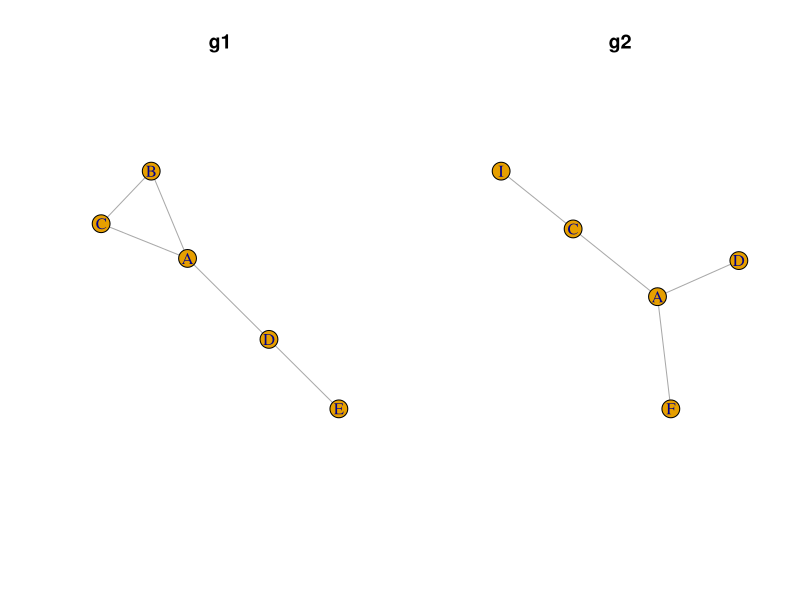
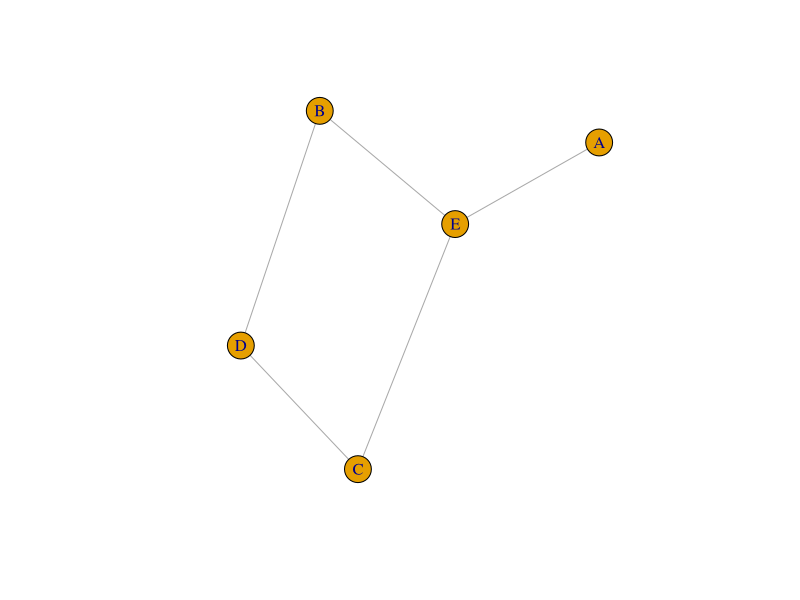
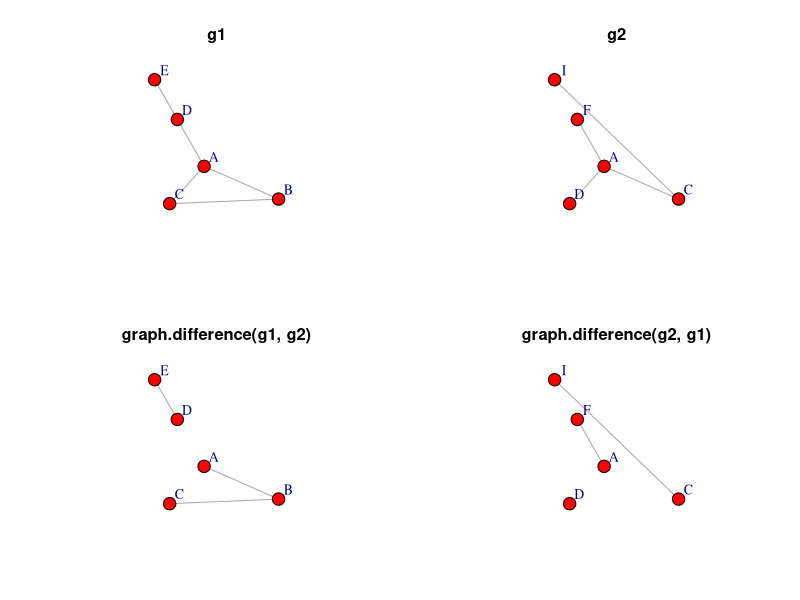
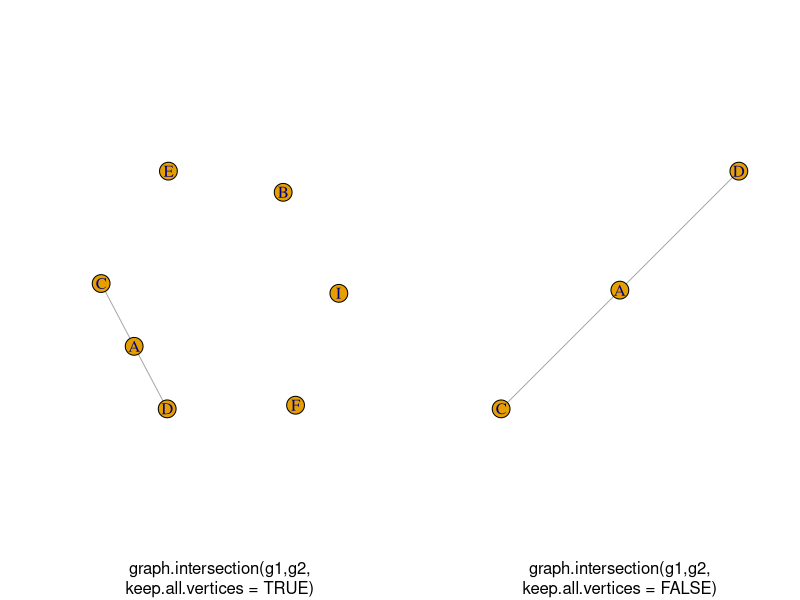

The R source for these figures, in order:
#L. Beauguitte, groupe fmr, juin 2015
#mise à jour mai 2023
#Combinaison de graphes avec igraph

rm(list=ls())
library(igraph)

#BLAB

#création des deux graphes
d1 <- rbind(c("A","B"),c("A","C"), c("B","C"), c("A","D"), c("D","E"))
d2 <- rbind(c("A","F"), c("A","D"), c("A","C"), c("C","I"))

g1 <- graph.data.frame(d1, directed = FALSE)
g2 <- graph.data.frame(d2, directed = FALSE)

#visualisation
par(mfrow = c(1,2))
plot(g1, main = "g1")
plot(g2, main = "g2")
dev.off()

#3 points communs (ACD) et deux liens communs (AD et AC)

#ajout d'attributs : degré des sommets
V(g1)$degree <-  degree(g1)
V(g2)$degree <- degree(g2)

#ajout d'attributs aux liens (intermédiarité)
E(g1)$between <- edge.betweenness(g1)
E(g2)$between <- edge.betweenness(g2)

#ajout d'attributs au réseau : densité
g1$densite <- graph.density(g1)
g2$densite <- graph.density(g2)

#fonction complementer
#crée un graphe avec les liens absents du graphe de départ
#les liens présents au départ sont eux supprimés
compg1 <- graph.complementer(g1, loops = FALSE)
plot(compg1)
#les attributs des sommets et du graphe sont conservés
#attributs des liens sont perdus
V(compg1)$degree
compg1

#fonction graph.difference premier réseau - deuxième réseau (opérateur %m%)
#seuls les liens présents dans le premier réseau et non dans le deuxième sont conservés
#tous les attributs du premier réseau sont gardés
diffg1 <- graph.difference(g1, g2)
diffg1

diffg2 <- graph.difference(g2, g1)

#coordonnées (quasi) identiques pour faciliter la comparaison
lay <- layout.fruchterman.reingold(g1)

#lien A-D présent dans g1 et g2 donc g1-g2 et g2-g1 entrainent sa disparition
par(mfrow = c(2,2))
plot(g1, main = "g1", layout = lay, vertex.color = "red", vertex.size = 20, vertex.label.dist =3)
plot(g2, main = "g2", layout = lay, vertex.color = "red", vertex.size = 20, vertex.label.dist =3)
plot(diffg1, main = "graph.difference(g1, g2)", layout = lay, vertex.color = "red", vertex.size = 20, vertex.label.dist =3)
plot(diffg2, main = "graph.difference(g2, g1)", layout = lay, vertex.color = "red", vertex.size = 20, vertex.label.dist =3)
dev.off()

#calculer degré actualisé
V(diffg1)$degree2 <- degree(diffg1)
V(diffg1)$degree
V(diffg1)$degree2

#graph.disjoint.union pour joindre des graphes dont les sommets différents (opérateur %du%)

#liens communs à deux graphes : conserve les attributs
#tous les sommets sont conservés (opérateur %s%)
interg1 <- graph.intersection(g1,g2, keep.all.vertices = TRUE)

#seuls sommets adjacents aux liens communs sont gardés (ici ACD)
interg2 <- graph.intersection(g1,g2, keep.all.vertices = FALSE)

par(mfrow = c(1,2))
plot(interg1, sub = "graph.intersection(g1,g2,\nkeep.all.vertices = TRUE)")
plot(interg2, sub = "graph.intersection(g1,g2,\nkeep.all.vertices = FALSE)")
dev.off()

#union de graphes : tout lien présent dans un moins un graphe
#sera dans le graphe produit - tous les attributs sont conservés
#ne crée pas de liens multiples

uniong <- graph.union(g1,g2) #opérateur %u%
